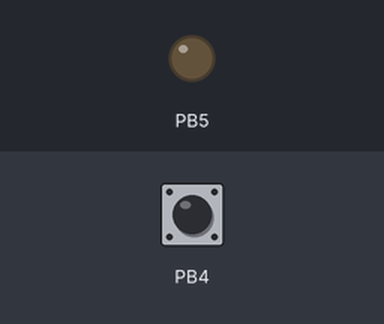
This sketch was run on a simulated ATtiny85, built with avr-gcc and run on an emulated ATtiny85. Shown: output pins drawn as LEDs (lit = HIGH). Dashed ring = blinking. Inputs (shaded band) come from the test bench; at power-on: PB4 LOW. What the sketch prints to the serial monitor is not drawn.

Above: at 1.2 s.
1.3 s: PB4 driven HIGH
At 1.9 s:
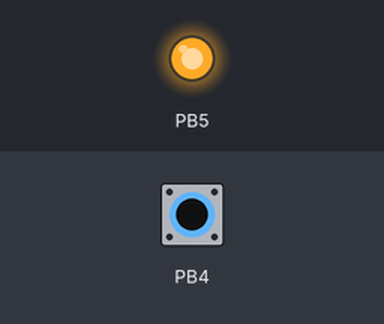
2.8 s: PB4 driven LOW
At 4.0 s:
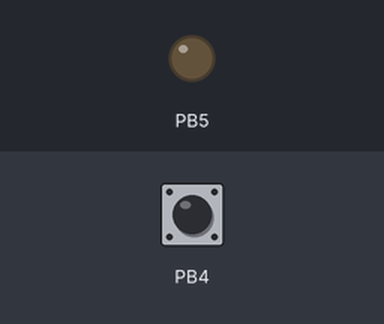
4.3 s: PB4 pulsed HIGH 2 times (0.12 s each, 0.3 s apart)
At 4.4 s:
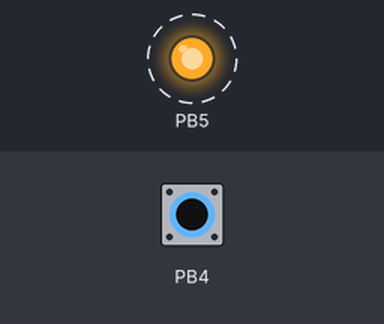
7.9 s: PB4 pulsed HIGH 2 times (0.12 s each, 0.3 s apart)
At 9.8 s:
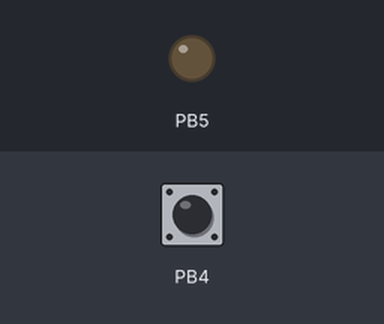
Timing chart, 0 to 11.3 s (numbered marks = the images above; inputs shaded):
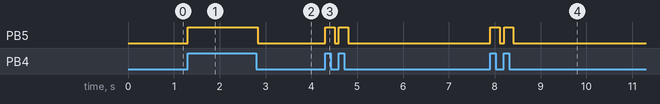

Measured:
- after the input at 1.3 s, PB5: LOW → HIGH at once
- after the input at 2.8 s, PB5: HIGH → LOW at once
- after the input at 4.3 s, PB5: alternates HIGH for 0.20 s and LOW for 0.10 s, 4 changes in all, then stays LOW, starting at once
- after the input at 7.9 s, PB5: alternates HIGH for 0.20 s and LOW for 0.10 s, 4 changes in all, then stays LOW, starting at once

The sketch:

PIR_LED.ino
```cpp
void setup() {
  Serial.begin(115200);
  pinMode(5,OUTPUT);
  pinMode(4,INPUT);

}

void loop() {

  int PIR = digitalRead(4);
  if(PIR >= 1)
  {
  Serial.println("presence detected");
  digitalWrite(5,HIGH);
  delay(100);
  }
else
{
  Serial.println("presence not detected");
  digitalWrite(5,LOW);

}
}
```
